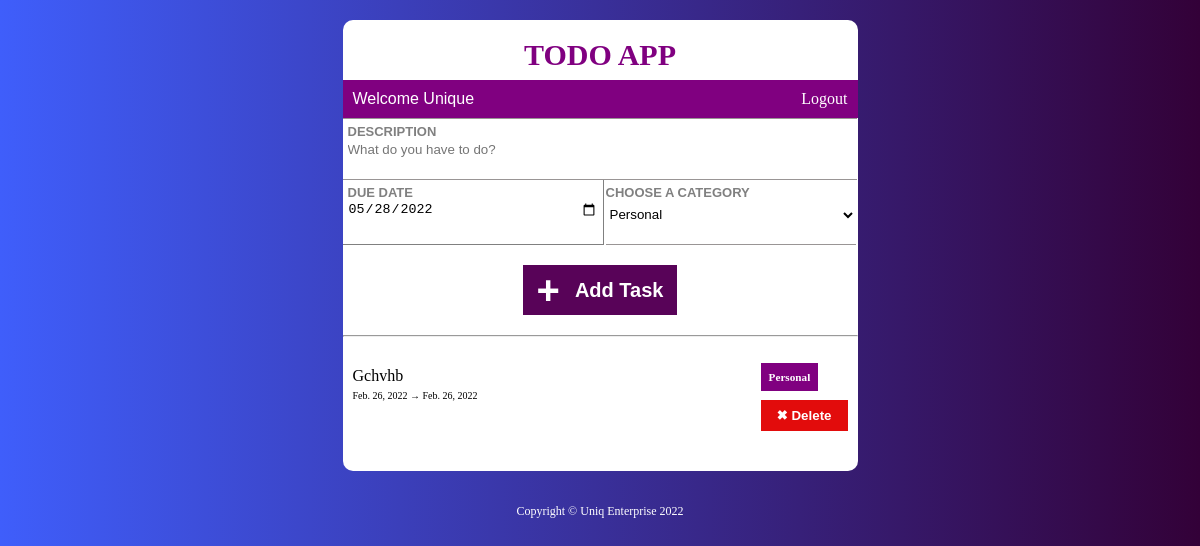
Page / (signed in) on the earlier database version.
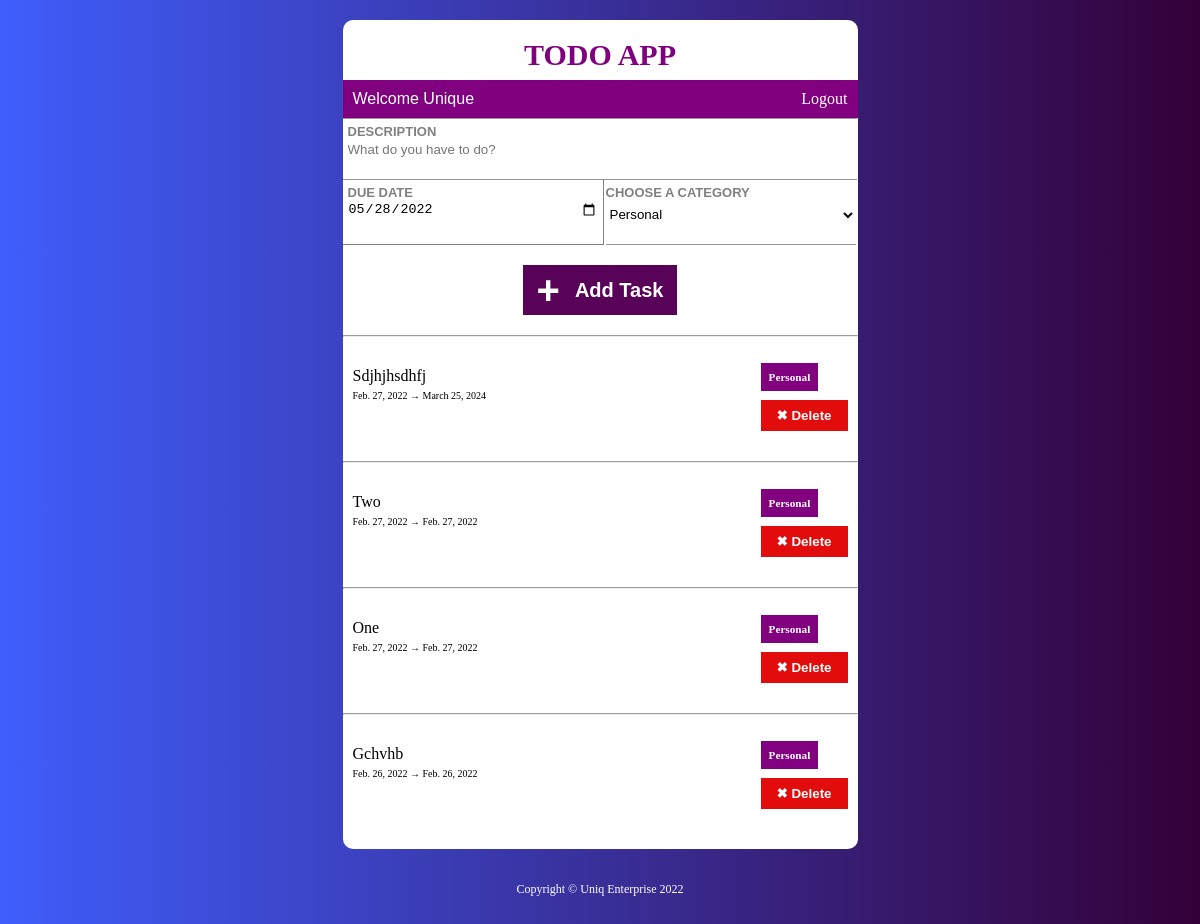
Same page on the later database version.
### core/models.py (models this page shows, shortened)
class Todo(models.Model):
    title = models.CharField(max_length=200)
    created = models.DateField(default=timezone.now().strftime("%Y-%m-%d"))
    due_date = models.DateField(default=timezone.now().strftime("%Y-%m-%d"))
    category = models.ForeignKey(
        Category, on_delete=models.CASCADE, default='General')
    owner = models.ForeignKey(User, on_delete=models.CASCADE, null=True)
    time = models.DateTimeField(auto_now_add=True, blank=True, null=True)
    class Meta:
        ordering = ['-time']

class Category(models.Model):
    name = models.CharField(max_length=200)
    class Meta:
        verbose_name_plural = 'Categories'
    def __str__(self):
        return self.name

### core/views.py (the view, shortened to what this page needs)
# urls.py: path('', views.TodoList.as_view(), name='todo_list'),
class TodoList(LoginRequiredMixin,generic.FormView,generic.ListView):
    queryset = Todo.objects.all()
    form_class = TodoListForm
    success_url = '/'
    template_name = 'index.html/'
    login_url = '/accounts/login/'

### core/forms.py
class TodoListForm(forms.ModelForm):
    class Meta:
        model = Todo
        fields = ['title', 'due_date', 'category']
        widgets = {'due_date': DateInput(), 'title': forms.TextInput(
            attrs={'placeholder': 'What do you have to do?'})}

### core/templates/index.html (shortened to what this page needs)
<!DOCTYPE html>
<html lang="en">
    {% load static %}
    <head>
        <link rel="stylesheet" href="{% static 'styles.css' %}">
    </head>
    <body>
        {% if user.is_authenticated %}
            <main role="main" class="container">
                <section class="sub-container">
                    <div>
                        <header>
                            TODO APP
                        </header>
                        <div class="welcome-div">
                            <p class="welcome">
                                Welcome {{ user.username | capfirst }}
                            </p>
                            <a class="logout" href="{% url 'logout' %}">Logout</a>
                        </div>
                    </div>
                    <form action="" method="post">
                        <div class="form-container">
                            <div class="form-field description">
                                <label class="label" for="">Description</label>
                                <div>{{ form.title }}</div>
                            </div>
                            <div class="date-category">
                                <div class="form-field date">
                                    <label class="label" for="">{{ form.due_date.label }}</label>
                                    <div>{{ form.due_date }}</div>
                                </div>
                                <div class="form-field category">
                                    <label class="label" for="">Choose a category</label>
                                    <div>{{ form.category }}</div>
                                </div>
                            </div>
                            <div class="addtask-div">
                                <button class="addtask" type="submit">
                                    <span class="add-icon">&plus;</span> Add Task
                                </button>
                            </div>
                        </div>
                    </form>
                    <div>
                        {% for todo in todo_list %}
                            {% if request.user == todo.owner %}
                                <hr>
                                <div class="todo_list">
                                    <div>
                                        <p class="todo-title">
                                            {{ todo.title }}
                                        </p>
                                        <small>{{ todo.created }} &rarr; {{ todo.due_date }}</small>
                                    </div>
                                    <div>
                                        <p>
                                            <small class="category-list">{{ todo.category }}</small>
                                        </p>
                                        <button class="delete">
                                            <a class="delete" href="{% url 'delete' todo.pk %}">
                                                <span>&#10006;</span> Delete
                                            </a>
                                        </button>
                                    </div>
                                </div>
                            {% endif %}
                        {% endfor %}
                    </div>
                </section>
            </main>
        {% else %}
            <p>
                Login to add and view todos
                <a href="{% url 'login' %}">Login</a>
            </p>
        {% endif %}
        <footer>
            <p>
                <small>Copyright &copy; Uniq Enterprise 2022</small>
            </p>
        </footer>
    </body>
</html>

### core/static/styles.css (style rules this page uses)
* { margin: 0; padding: 0; }
a { text-decoration: none; }
body { background: linear-gradient(to right, #3f5efb, #330138); }
.container { display: flex; justify-content: center; align-items: center; margin-top: 20px; }
.sub-container { background-color: white; padding: 10px 0px; border-radius: 10px; }
header { display: flex; justify-content:center; height: 50px; align-items: center; font-size: 30px; color: purple; font-family:cursive; font-weight: 900; }
.form-field { margin:0px 1px 0px 0px; }
#id_title { width: 500px; height: 50px; border: none; }
#id_due_date { width: 250px; height: 50px; border: none; background:white; }
.description { border: 1px solid rgb(153, 149, 149); padding: 5px; border-left: none; border-right: none; }
.label { position: absolute; text-transform: uppercase; font-size: small; font-family: Arial, Helvetica, sans-serif; font-weight: 900; color: gray; }
.date-category { display: flex; }
.date { padding: 5px; border: .1px solid gray; border-top: none; border-left: none; }
#id_category { width: 250px; height: 60px; border: none; border-bottom: 1px solid rgb(153, 149, 149); background-color: white; }
.addtask { width: 30%; height: 50px; margin-top: 20px; display: flex; justify-content: center; align-items: center; font-size: 20px; font-weight: 900; border: none; color:white; cursor: pointer; background-color:rgb(88, 3, 88); }
.add-icon { font-size: 40px; font-weight: 900; margin-right: 15px; }
.addtask-div { display: flex; justify-content: center; margin-bottom: 20px; }
.category { padding: 5px 1px 0px; }
.todo_list { display: flex; justify-content: space-between; padding: 30px 10px; }
.category-list { background-color: purple; padding: 8px; color: white; font-weight: 900; font-size: 0.7em; }
.delete { margin-top: 15px; padding: 8px; border: none; background-color: rgb(226, 12, 12); color: white; font-weight: 900; }
.todo-title { text-transform: capitalize; }
small { font-size:10px; }
footer { display: flex; justify-content: center; margin: 30px 0px; color: white; }
footer small { font-size: 12px; }
.welcome-div { display: flex; justify-content: space-between; background-color: purple; color: white; padding: 10px; }
.welcome { font-family: 'Gill Sans', 'Gill Sans MT', Calibri, 'Trebuchet MS', sans-serif; }
.logout { color: white; }

Differences in the rows shown:
added Todo: title "Sdjhjhsdhfj", created "Feb. 27, 2022", due_date "March 25, 2024", category "Personal"
added Todo: title "Two", created "Feb. 27, 2022", due_date "Feb. 27, 2022", category "Personal"
added Todo: title "One", created "Feb. 27, 2022", due_date "Feb. 27, 2022", category "Personal"
